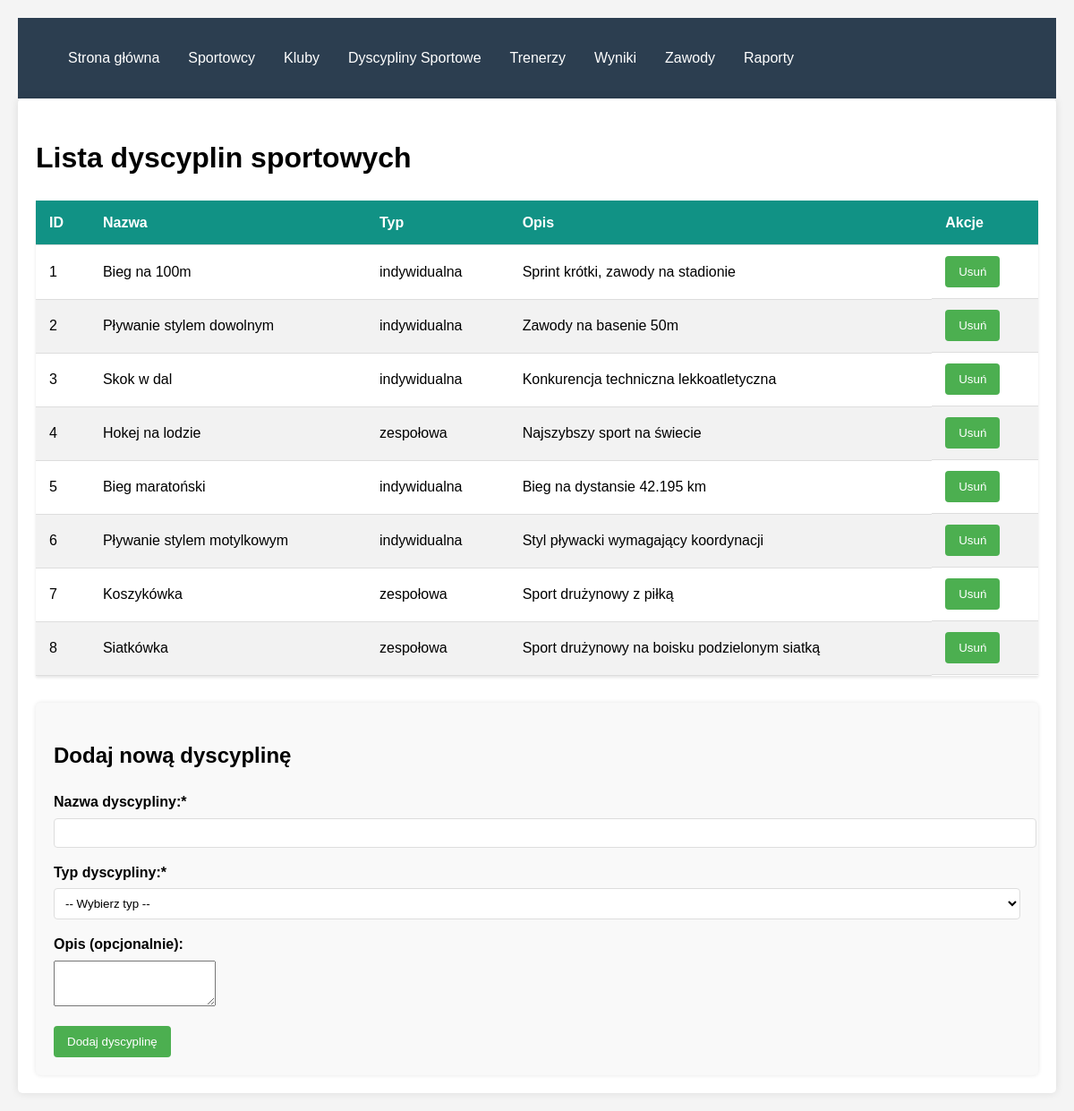
Screenshot of /baza_sport/disciplines.php with the database file from the repository.
### tables this page shows
CREATE TABLE `dyscypliny` (
  `dyscyplina_id` int(11) NOT NULL,
  `nazwa` varchar(100) NOT NULL,
  `typ` enum('indywidualna','zespołowa') NOT NULL,
  `opis` text DEFAULT NULL
);

### baza_sport/disciplines.php (the view, shortened to what this page needs)
<?php
require_once __DIR__ . '/includes/config.php';
try {
    $stmt = $conn->query("SELECT * FROM Dyscypliny ORDER BY dyscyplina_id");
    $disciplines = $stmt->fetchAll();
} catch (PDOException $e) {
    die("Błąd przy pobieraniu dyscyplin: " . $e->getMessage());
}
?>
<!DOCTYPE html>
<html lang="pl">
<head>
    <link rel="stylesheet" href="style.css">
</head>
<body>
    <?php include 'includes/header.php'; ?>
    <div class="container">
        <h1>Lista dyscyplin sportowych</h1>
        <table class="data-table">
            <thead>
                <tr>
                    <th>ID</th>
                    <th>Nazwa</th>
                    <th>Typ</th>
                    <th>Opis</th>
                    <th>Akcje</th>
                </tr>
            </thead>
            <tbody>
                <?php foreach ($disciplines as $discipline): ?>
                <tr>
                    <td><?= htmlspecialchars($discipline['dyscyplina_id']) ?></td>
                    <td><?= htmlspecialchars($discipline['nazwa']) ?></td>
                    <td><?= htmlspecialchars($discipline['typ']) ?></td>
                    <td><?= htmlspecialchars($discipline['opis']) ?></td>
                    <td class="action-cell">
                        <form method="POST" class="delete-form" onsubmit="return confirm('Czy na pewno chcesz usunąć tę dyscyplinę? Wszystkie powiązania z trenerami zostaną usunięte.');">
                            <button type="submit" name="delete_discipline" class="btn btn-delete">Usuń</button>
                        </form>
                    </td>
                </tr>
                <?php endforeach; ?>
            </tbody>
        </table>
        <div class="form-container">
            <h2>Dodaj nową dyscyplinę</h2>
            <form method="POST">
                <div class="form-group">
                    <label for="nazwa">Nazwa dyscypliny:*</label>
                    <input type="text" id="nazwa" name="nazwa" required>
                </div>
                <div class="form-group">
                    <label for="typ">Typ dyscypliny:*</label>
                    <select id="typ" name="typ" required>
                        <option value="">-- Wybierz typ --</option>
                    </select>
                </div>
                <div class="form-group">
                    <label for="opis">Opis (opcjonalnie):</label>
                    <textarea id="opis" name="opis" rows="3"></textarea>
                </div>
                <button type="submit" name="add_discipline" class="btn btn-add">Dodaj dyscyplinę</button>
            </form>
        </div>
    </div>
</body>
</html>

### baza_sport/style.css (style rules this page uses)
body { font-family: Arial, sans-serif; line-height: 1.6; margin: 0; padding: 20px; background-color: #f4f4f4; }
.container { max-width: 1200px; margin: 0 auto; background: #fff; padding: 20px; border-radius: 5px; box-shadow: 0 0 10px rgba(0,0,0,0.1); }
.form-container { max-width: 1200px; margin-top: 30px; padding: 20px; background: #f9f9f9; border-radius: 5px; box-shadow: 0 0 5px rgba(0,0,0,0.1); }
.form-group { margin-bottom: 15px; }
.form-group label { display: block; margin-bottom: 5px; font-weight: bold; }
.form-group input { width: 100%; padding: 8px; border: 1px solid #ddd; border-radius: 4px; }
select, input[type="date"] { width: 100%; padding: 8px; border: 1px solid #ddd; border-radius: 4px; background: white; }
.btn { color: white; padding: 10px 15px; border: none; border-radius: 4px; cursor: pointer; text-decoration: none; display: inline-block; text-align: center; }
.btn-add { background: #4CAF50; }
.btn-delete { background: #4CAF50; }
.action-cell { display: flex; gap: 5px; }
.delete-form { display: inline; }
.data-table { width: 100%; border-collapse: collapse; margin: 20px 0; box-shadow: 0 2px 3px rgba(0,0,0,0.1); }
.data-table th, .data-table td { padding: 12px 15px; text-align: left; border-bottom: 1px solid #ddd; }
.data-table th { background-color: #119285; color: white; font-weight: bold; }
.data-table tr:nth-child(even) { background-color: #f2f2f2; }

### rows the page displays
dyscypliny: dyscyplina_id "1", nazwa "Bieg na 100m", typ "indywidualna", opis "Sprint krótki, zawody na stadionie"
dyscypliny: dyscyplina_id "2", nazwa "Pływanie stylem dowolnym", typ "indywidualna", opis "Zawody na basenie 50m"
dyscypliny: dyscyplina_id "3", nazwa "Skok w dal", typ "indywidualna", opis "Konkurencja techniczna lekkoatletyczna"
dyscypliny: dyscyplina_id "4", nazwa "Hokej na lodzie", typ "zespołowa", opis "Najszybszy sport na świecie"
dyscypliny: dyscyplina_id "5", nazwa "Bieg maratoński", typ "indywidualna", opis "Bieg na dystansie 42.195 km"
dyscypliny: dyscyplina_id "6", nazwa "Pływanie stylem motylkowym", typ "indywidualna", opis "Styl pływacki wymagający koordynacji"
dyscypliny: dyscyplina_id "7", nazwa "Koszykówka", typ "zespołowa", opis "Sport drużynowy z piłką"
dyscypliny: dyscyplina_id "8", nazwa "Siatkówka", typ "zespołowa", opis "Sport drużynowy na boisku podzielonym siatką"
